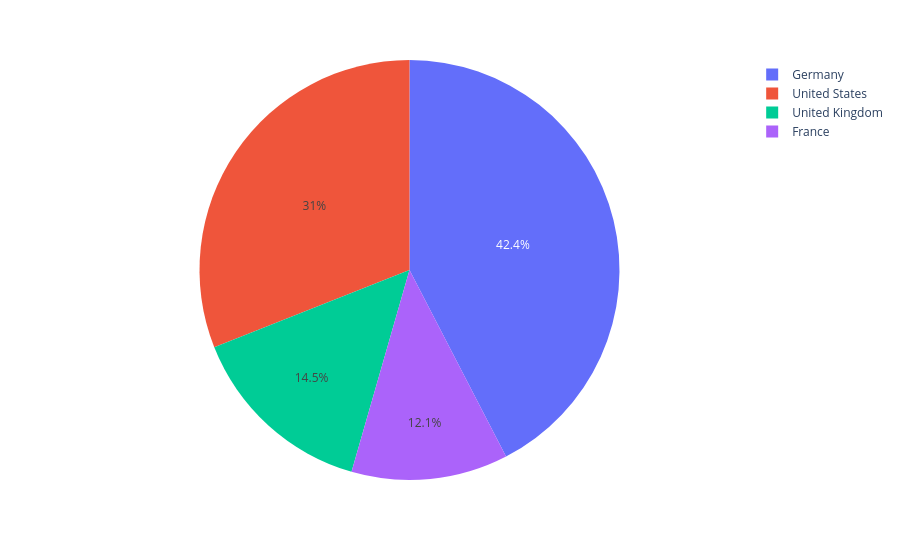

The notebook cell saved with this chart:
### Code cell
country_sales=df.groupby("Country")["Profit"].sum().reset_index()

fig=px.pie(df,values="Profit",names="Country")
fig.show()

### Figure 1 — Plotly figure (JSON) as saved in the notebook; plotly's stock layout.template omitted (floating-point values rounded to 4 significant figures; data arrays with more than 128 entries replaced by an {"elided": "..."} marker saying what was removed)
{"data": [{"domain": {"x": [0, 1], "y": [0, 1]}, "hovertemplate": "Country=%{label}<br>Profit=%{value}<extra></extra>", "labels": {"elided": "34867 str values"}, "legendgroup": "", "name": "", "showlegend": true, "type": "pie", "values": {"elided": "34867 float values"}}], "layout": {"legend": {"tracegroupgap": 0}, "margin": {"t": 60}}}
